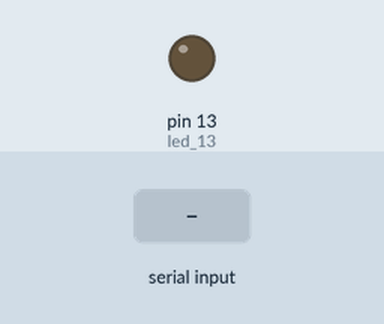
A sketch run on a simulated Arduino Uno, built with avr-gcc and run on an emulated ATmega328P. On the bench: output pins drawn as LEDs (lit = HIGH). The test bench sets the inputs (shaded band).

Above: at 1.2 s.
1.3 s: "o" received over Serial
At 2.4 s:
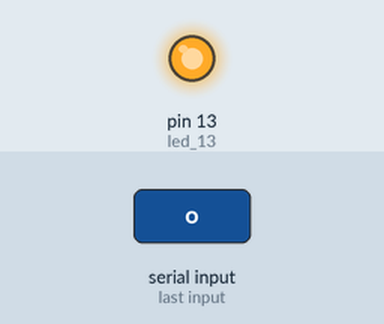
2.8 s: "f" received over Serial
At 3.5 s:
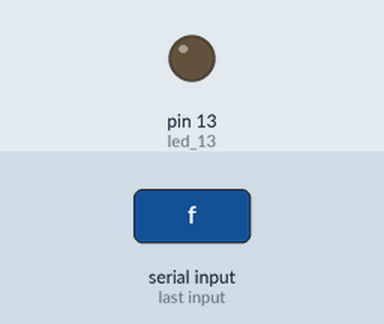
Timing chart, 0 to 5.8 s (numbered marks = the images above; inputs shaded):
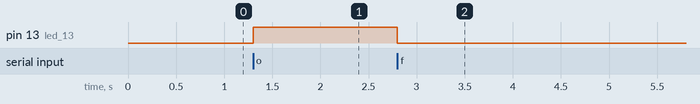

The sketch:

tmp.ino
```cpp
char ByteReceived[5];
int led_13=13;

void setup()
{
  pinMode(led_13,OUTPUT);
  Serial.begin(9600);
}

class str{
    public:
    str(){}
    str(char a){

      }
  };

void loop()
{
  //Serial.print("---\n");
  if (Serial.available()>0)
  {
    ByteReceived[5]='0','0','0','0','0';
    ByteReceived[5] = Serial.read();

    /*switch(ByteReceived[5]){
      case 'a':
        digitalWrite(led_13,HIGH);
        break;

      case 'o':
        digitalWrite(led_13,LOW);
        break;
      }*/

     if(ByteReceived[5]=='o')
    {
      digitalWrite(led_13,HIGH);
    }

    else if(ByteReceived[5] == 'f')
    {
      digitalWrite(led_13,LOW);
    }
  }
}
```

Measured:
- after the input at 1.3 s, pin 13 (led_13): LOW → HIGH at once
- after the input at 2.8 s, pin 13 (led_13): HIGH → LOW at once
